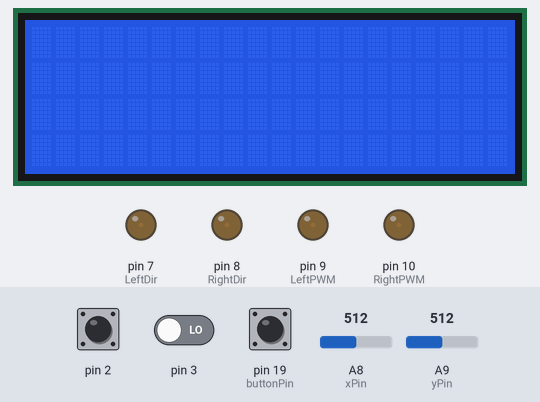
This sketch was run on a simulated Arduino Mega 2560, built with avr-gcc and run on an emulated ATmega2560. Shown: 20×4 character LCD, output pins drawn as LEDs (lit = HIGH). The test bench sets the inputs (shaded band); at power-on: pin 2 LOW, pin 3 LOW, A9 (yPin) = 512, A8 (xPin) = 512, pin 19 (buttonPin) LOW. What the sketch prints to the serial monitor is not drawn.

Above: at 1.2 s.
1.3 s: pin 2 driven HIGH
At 2.5 s:
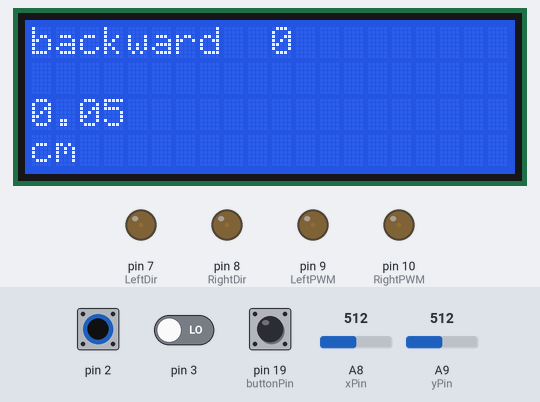
2.8 s: pin 3 driven HIGH
At 3.8 s:
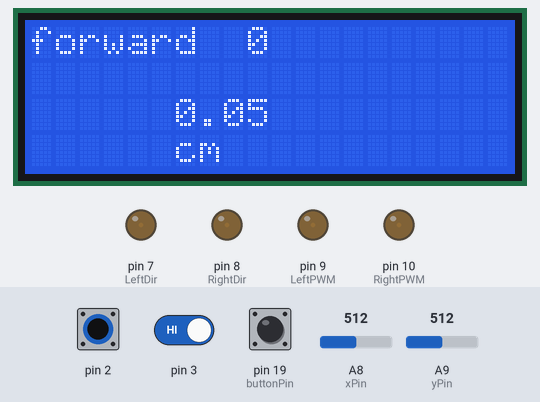
4.3 s: A9 (yPin) set to 491
At 5.3 s:
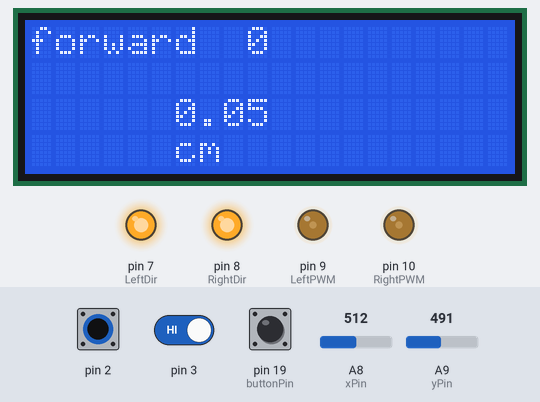
6.5 s: pin 2 pulsed LOW 5 times (0.12 s each, 0.3 s apart)
At 8.4 s:
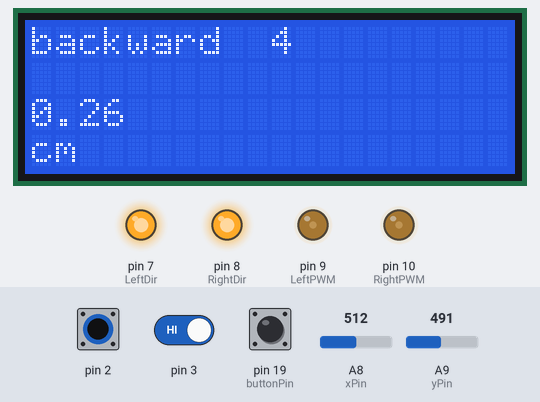
9.5 s: A8 (xPin) set to 530
At 9.9 s:
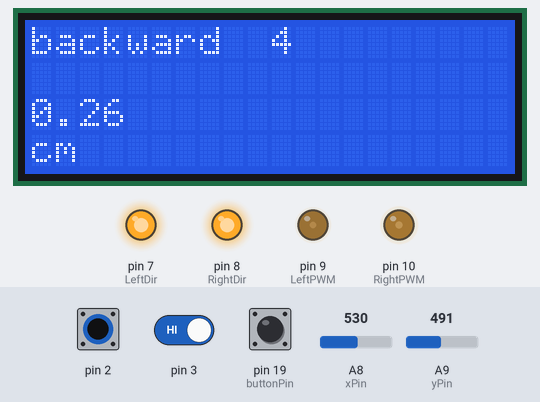
Timing chart, 0 to 12.0 s (numbered marks = the images above; inputs shaded):
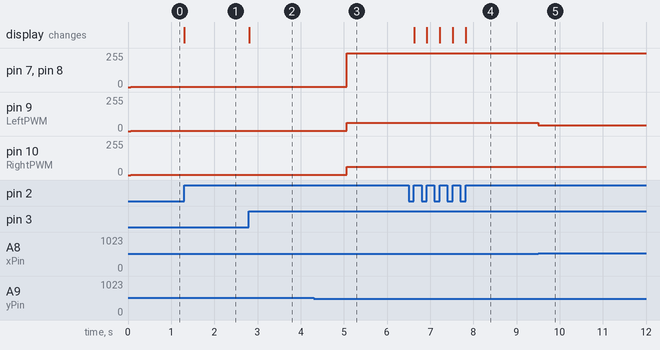

Measured:
- the behaviour switches between 510 and 509 on A9 (yPin) (found by bisection; images 2 and 3)
- after the input at 1.3 s, the display: changes at once (image 1)
- after the input at 2.8 s, the display: changes at once (image 2)
- after the input at 4.3 s, pin 7 (LeftDir), pin 8 (RightDir): 1/255 → 255/255 after 0.77 s; pin 9 (LeftPWM), pin 10 (RightPWM): 1/255 → 63/255 after 0.77 s
- after the input at 6.5 s, the display: first changes after 0.13 s (image 4 shows a later state)
- after the input at 9.5 s, pin 9 (LeftPWM): 63/255 → 42/255 at once

The sketch:

encoder.ino
```cpp
#include <LiquidCrystal.h>
const float pi = 3.14;

const float R = 3.25;
const int N = 400;

float distance = 0;float distancel = 0;
const int LeftPWM = 9;
const int LeftDir = 7;
const int RightPWM = 10;
const int RightDir = 8;
const int LeftVal = 0;
const int RightVal = 0;
int xPin = A8;
int yPin = A9;
int xPosition = 0;
int yPosition = 0;
int i = 0;int l=0;
int Contrast=10;
int buttonPin = 19;
int buttonState = 0;
LiquidCrystal lcd(37,36,35,34,33,32);
void setup()
{
Serial.begin(9600);  lcd.clear();
  lcd.begin(20, 4);
pinMode(25, INPUT);
digitalWrite(25, HIGH);
pinMode(24, INPUT);
digitalWrite(24, HIGH);

attachInterrupt(digitalPinToInterrupt(2), forwRight, RISING);
attachInterrupt(digitalPinToInterrupt(3), forwLeft, RISING);

}

        void forwLeft(void())
  {
lcd.clear();lcd.println("forward");lcd.println(l++); distancel = ((2*pi*R)/N) * l ;

  lcd.setCursor(6,2);
  lcd.print( distancel);
  Serial.print(distancel);
  Serial.println("cm");
  lcd.setCursor(6,3);
  lcd.print("cm  ");
  Serial.print("left =");
  Serial.println(l);
    }
void forwRight(void())
  {
lcd.clear();lcd.println("backward");lcd.println(i++); distance = ((2*pi*R)/N) * i ;

  lcd.setCursor(0,2);
  lcd.print( distance);

  lcd.setCursor(0,3);
  lcd.print("cm  ");
  Serial.print("right =");
  Serial.println(i);
    }


void loop()
{
  xPosition = analogRead(xPin);

yPosition = analogRead(yPin);

buttonState = digitalRead(buttonPin);
if (yPosition > 520){
    if(xPosition > 520){
  while (distancel < 0.3 && distance < 0.3){
analogWrite(RightPWM, 255/4);
analogWrite(RightDir,1);
analogWrite(LeftPWM, 255/6);
analogWrite(LeftDir,1);}

  if (distancel > 0.5 && distance > 0.5){
 analogWrite(RightPWM, 255/255);
analogWrite(RightDir,1);
analogWrite(LeftPWM, 255/255);
analogWrite(LeftDir,1);
}}

else if(xPosition < 510){
while (distancel < 0.3 && distance < 0.3){

analogWrite(RightPWM, 255/6);
analogWrite(RightDir,1);
analogWrite(LeftPWM, 255/4);
analogWrite(LeftDir,1);}
if (distancel > 0.5 && distance > 0.5){
 //  distance = 0; i=0;distance == 0; i==0;
 analogWrite(RightPWM, 255/255);
analogWrite(RightDir,1);
analogWrite(LeftPWM, 255/255);
analogWrite(LeftDir,1);
}}
 else{
while (distancel < 0.03 && distance < 0.03){

analogWrite(RightPWM, 255/4);
analogWrite(RightDir,1);
analogWrite(LeftPWM, 255/4);
analogWrite(LeftDir,1);}
if (distancel > 0.5 && distance > 0.5){
 //  distance = 0; i=0;distance == 0; i==0;
 analogWrite(RightPWM, 255/255);
analogWrite(RightDir,1);
analogWrite(LeftPWM, 255/255);
analogWrite(LeftDir,1);}
}
}

else if (yPosition < 510){

    if(xPosition > 520){
while (distance < 0.3 && distancel < 0.3){
analogWrite(RightPWM, 255/4);
analogWrite(RightDir,-1);
analogWrite(LeftPWM, 255/6);
analogWrite(LeftDir,-1);}
if (distance >0.5 && distancel >0.5){
  // distance = 0; i=0;distance == 0; i==0;
  analogWrite(RightPWM, 255/255);
analogWrite(RightDir,1);
analogWrite(LeftPWM, 255/255);
analogWrite(LeftDir,1);
}
  }

  else if(xPosition < 510){
  while (distance < 0.3 && distancel < 0.3){
analogWrite(RightPWM, 255/6);
analogWrite(RightDir,-1);
analogWrite(LeftPWM, 255/4);
analogWrite(LeftDir,-1);}
if (distance > 0.5 && distancel > 0.5){
  // distance = 0; i=0;distance == 0; i==0;
  analogWrite(RightPWM, 255/255);
analogWrite(RightDir,1);
analogWrite(LeftPWM, 255/255);
analogWrite(LeftDir,1);
}}
else{
while (distance < 0.03 && distancel < 0.03){
analogWrite(RightPWM, 255/4);
analogWrite(RightDir,-1);
analogWrite(LeftPWM, 255/4);
analogWrite(LeftDir,-1);}
if (distance > 0.5 && distancel > 0.5){
  // distance = 0; i=0;distance == 0; i==0;
  analogWrite(RightPWM, 255/255);
analogWrite(RightDir,1);
analogWrite(LeftPWM, 255/255);
analogWrite(LeftDir,1);
}}}

else {
  distance = 0; i=0;distance == 0; i==0;
   distancel = 0; l=0;distancel == 0; l==0;
analogWrite(RightPWM, 255/255);
analogWrite(RightDir,1);
analogWrite(LeftPWM, 255/255);
analogWrite(LeftDir,1);
delay(1000);
}

}
```
